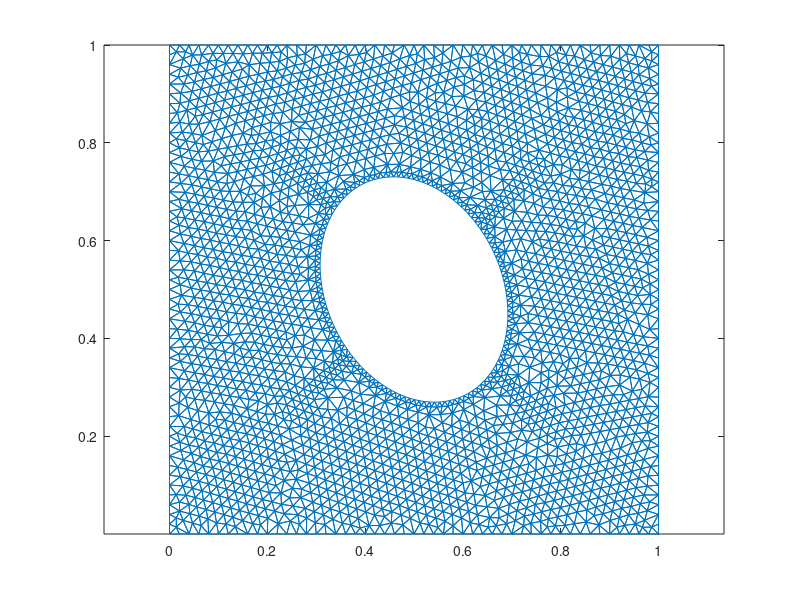

MATLAB code for this plot:
clear all;
close all;

Nodes = load('Node_2D_tri_lin.dat');
Elements = load('Element_2D_tri_lin.dat');

trimesh(Elements,Nodes(:,2),Nodes(:,3))
axis equal;
